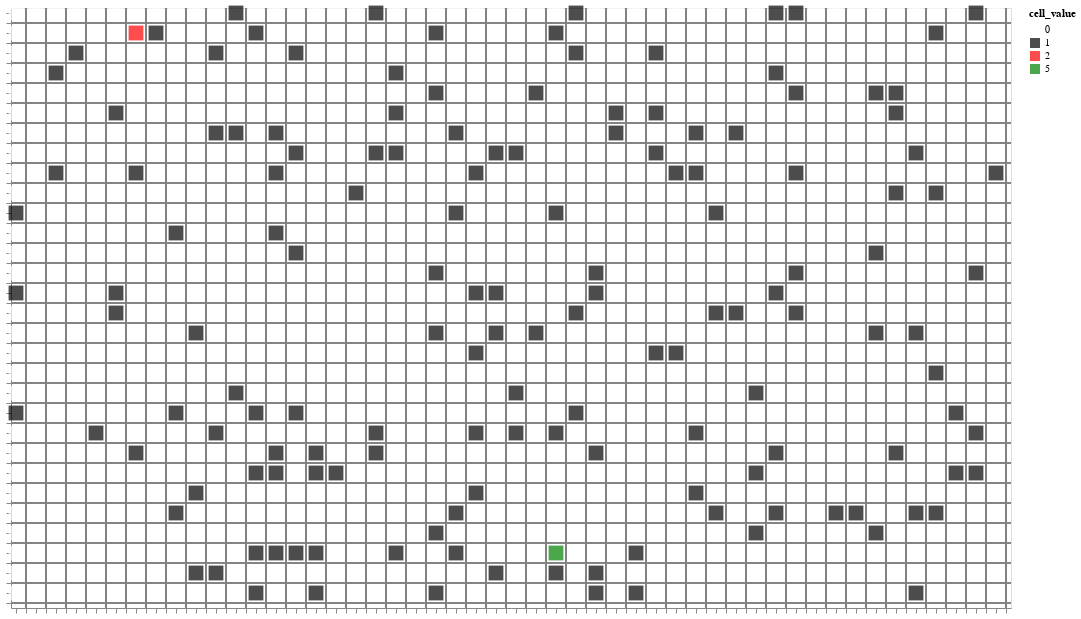

Source (notebook cell):
### Code cell
# Visualize the robot workspace
flat_grid = [cell for row in grid_matrix for cell in row]
df = pd.DataFrame(flat_grid, columns=['x', 'y', 'cell_value'])
color_scale = alt.Scale(domain=[0, 1, 2, 5],
                        range=['white', 'black', 'red', 'green'])

heatmap = alt.Chart(df).mark_square(size=220).encode(
    x=alt.X('y:O', axis=alt.Axis(labels=False, title=None)),  
    y=alt.Y('x:O', axis=alt.Axis(labels=False, title=None), sort='descending'), 
    color=alt.Color('cell_value:N', scale=color_scale)  
).properties(
    width=alt.Step(10), 
    height=alt.Step(10)
)

horizontal_grid = alt.Chart(pd.DataFrame({'y': [i + 0.5 for i in range(30)] * 30})).mark_rule(color='gray', strokeWidth=0.5).encode(
    y='y:O'
)

vertical_grid = alt.Chart(pd.DataFrame({'x': [i + 0.5 for i in range(50)] * 50})).mark_rule(color='gray', strokeWidth=0.5).encode(
    x='x:O'
)

heatmap = heatmap + horizontal_grid + vertical_grid
heatmap

### Figure 1 — Vega-Lite specification as saved in the notebook (floating-point values rounded to 4 significant figures; data arrays with more than 128 entries replaced by an {"elided": "..."} marker saying what was removed)
{"config": {"view": {"continuousWidth": 300, "continuousHeight": 300}}, "layer": [{"data": {"name": "data-096eb20a4800f1d524eb33b3394d9b54"}, "mark": {"type": "square", "size": 220}, "encoding": {"color": {"field": "cell_value", "scale": {"domain": [0, 1, 2, 5], "range": ["white", "black", "red", "green"]}, "type": "nominal"}, "x": {"axis": {"labels": false, "title": null}, "field": "y", "type": "ordinal"}, "y": {"axis": {"labels": false, "title": null}, "field": "x", "sort": "descending", "type": "ordinal"}}}, {"data": {"name": "data-e7e2eaf01dfebf3be74a972885b395da"}, "mark": {"type": "rule", "color": "gray", "strokeWidth": 0.5}, "encoding": {"y": {"field": "y", "type": "ordinal"}}}, {"data": {"name": "data-3856b25f7ad992a0abef92342f52edd7"}, "mark": {"type": "rule", "color": "gray", "strokeWidth": 0.5}, "encoding": {"x": {"field": "x", "type": "ordinal"}}}], "height": {"step": 10}, "width": {"step": 10}, "$schema": "https://vega.github.io/schema/vega-lite/v5.16.3.json", "datasets": {"data-096eb20a4800f1d524eb33b3394d9b54": {"elided": "1500 records"}, "data-e7e2eaf01dfebf3be74a972885b395da": {"elided": "900 records"}, "data-3856b25f7ad992a0abef92342f52edd7": {"elided": "2500 records"}}}
